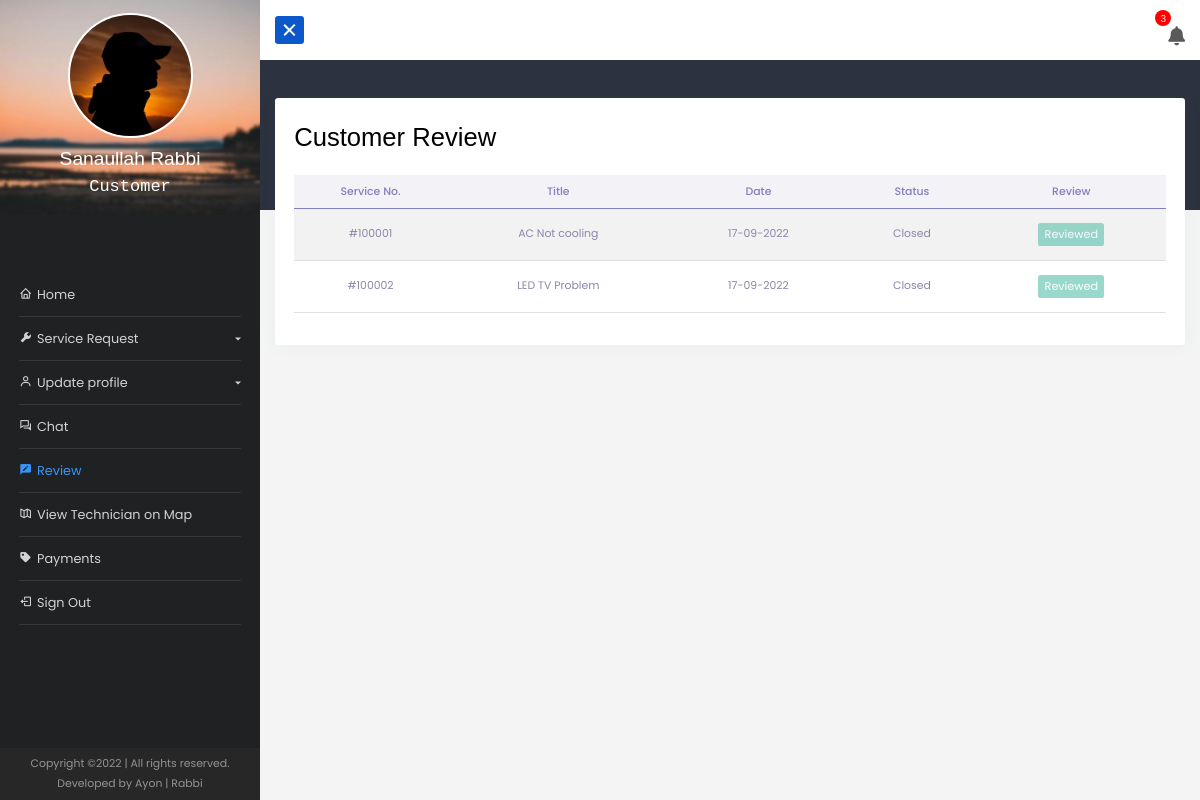
The app's page /dashboard/customer_review/ (signed in) with its own data.
### app_dashboard/models.py (models this page shows, shortened)
class UserRegistration(models.Model):
    registrationType = (
        ('','Please Select'),
        ('Residential', 'Residential'),
        ('Commercial', 'Commercial'),
        ('Other', 'Other')
    )
    roleType = (
        ('customer', 'customer'),
        ('admin', 'admin'),
        ('technician', 'technician'),
    )
    user = models.OneToOneField(User, on_delete =models.CASCADE, null=True)
    reg_no = models.BigIntegerField(null=True)
    name = models.CharField(max_length=122, null=True)
    email = models.EmailField(max_length=122, null=True , blank=True)
    phone = models.CharField(max_length=122, null=True)
    other_phone = models.CharField(max_length=122, null=True, blank=True)
    registration_type = models.CharField(max_length=122, choices = registrationType ,null=True, blank=True)
    role = models.CharField(max_length=122, choices = roleType ,null=True, default=roleType[0][0])
    business_name = models.CharField(max_length=122, null=True, blank=True)
    country = models.CharField(max_length=122, null=True, blank=True)
    division = models.CharField(max_length=122, null=True, blank=True)
    district = models.CharField(max_length=122, null=True, blank=True)
    upazila = models.CharField(max_length=122, null=True, blank=True)
    post_office_or_union = models.CharField(max_length=122, null=True, blank=True)
    house_info = models.CharField(max_length=122, null=True, blank=True)
    location = models.CharField(max_length=999, null=True, blank=True)
    nid = models.CharField(max_length=122, null=True, blank=True)
    picture = models.ImageField(upload_to= 'image', null=True, blank=True)
    active = models.BooleanField(default=False,null=True)
    tech_percentage = models.FloatField(default=0)
    date = models.DateField(auto_now_add=True)

class ServiceRequest(models.Model):
    priority_choice  = (
        ('High', 'High'),
        ('Medium', 'Medium'),
        ('Low', 'Low'),
    )
    STATUS_CHOICE = (
        ('New','New'),
        ('Waitting on Customer','Waitting on Customer'),
        ('In Progress','In Progress'),
        ('Fixed','Fixed'),
        ('Closed','Closed'),
        ('Cancelled','Cancelled'),
    )
    service_category = models.ForeignKey(ServiceCategory, on_delete=models.SET_NULL, null=True)
    customer = models.ForeignKey(User, on_delete=models.CASCADE, null=True)
    technician = models.ForeignKey(UserRegistration, on_delete=models.SET_NULL, null=True,related_name='technician')
    servicereq_no = models.CharField(max_length=122, null=True)
    title = models.CharField(max_length=250, null=True)
    details = models.TextField(null=True)
    files = models.FileField(upload_to= 'service_file', null=True, blank=True)
    priority = models.CharField(max_length=122, choices=priority_choice, null=True)
    created_at = models.DateField(auto_now_add=True)
    status =  models.CharField(max_length=122, choices=STATUS_CHOICE, null=True,blank=True,default='new')
    assigned = models.BooleanField(default=False)
    def __str__(self):
        return f'{self.title}'

### app_dashboard/decorators.py (the view)
    def wrap(request, *args, **kwargs):
        if request.user.is_superuser and (not hasattr(request.user, 'userregistration')):
            return redirect('/admin/')
        else:
            return function(request, *args, **kwargs)

### app_dashboard/custom_context_processor.py (called while the page is built)
def invoiceform(request):
    form = InvoiceForm()
    context = {
        'invoiceform':form,
    }
    return context

def get_mdod(request):
    month_fday,month_lday = get_months()
    monthlyDue=0
    totalDue=0
    invoiceListforMonth = Invoice.objects.filter(created_at__range=[month_fday,month_lday])
    for i in invoiceListforMonth:
        if i.status == 'Unpaid':
            monthlyDue += float(i.getTotalCharge())
    invoiceList = Invoice.objects.filter()
    for i in invoiceList:
        if i.status == 'Unpaid':
            totalDue += float(i.getTotalCharge())
    context={
        'overAllDue': totalDue,
        'monthlyDue': monthlyDue
    }
    return context

### app_dashboard/templatetags/customtags.py (called while the page is built)
@register.filter
def reviewCheck(id):
    review = Review.objects.filter(service_id = id)
    if review:
        return True
    else:
        return False

### app_dashboard/utils.py (called while the page is built)
def get_months():
    date_today = datetime.today()
    month_fday = date_today.replace(day=1, hour=0, minute=0, second=0, microsecond=0)
    next_month = date_today.replace(day=28) + timedelta(days=4)
    month_lday = next_month - timedelta(days = next_month.day)
    return month_fday,month_lday

### app_dashboard/views.py (called while the page is built, shortened)
@user_is_admin
def customer_review_view(request):
    service_closed_list = ServiceRequest.objects.filter(customer = request.user).filter(status = 'Closed')
    print(service_closed_list)
    form  = ReviewForm(request.POST)
    context ={
        'form': form,
        'service_closed_list': service_closed_list
        }
    return render(request, 'app_dashboard/customer/review.html', context)

### templates/app_dashboard/customer/review.html (shortened to what this page needs)
{% extends 'app_dashboard/base.html' %}
{% load static %}
{% load customtags %}
{% block content %}
<div class="w-100 container-fluid mt-5">
    <div class="card p-4 table-responsive">
        <h2>Customer Review</h2>
        <table class="table table-striped mt-3 text-center">
            <thead>
                <tr>
                    <th scope="col">Service No.</th>
                    <th scope="col">Title</th>
                    <th scope="col">Date</th>
                    <th scope="col">Status</th>
                    <th scope="col">Review</th>
                </tr>
            </thead>
            <tbody>
                {% for list in service_closed_list %}
                <tr data-service-id="{{list.id}}">
                    <td>{{ list.servicereq_no }}</td>
                    <td>{{ list.title }}</td>
                    <td>{{ list.created_at|date:"d-m-Y" }}</td>
                    <td>{{ list.status }}</td>
                    <td>{% if list.id|reviewCheck %}<button type="button" class="btn btn-success btn-sm review"
                            disabled="disabled">Reviewed</button>{% else %}<button type="button"
                            class="btn btn-primary btn-sm review">Review</button>{% endif %}</td>
                </tr>
                {% endfor %}
            </tbody>
        </table>
    </div>
</div>
{% endblock content %}

### templates/app_dashboard/base.html (shortened to what this page needs)
{% load static %}
<!doctype html>
<html lang="en">
<head>
    <link href="https://cdn.jsdelivr.net/npm/bootstrap@5.0.2/dist/css/bootstrap.min.css" rel="stylesheet"
>
    <link rel="stylesheet" href="https://cdnjs.cloudflare.com/ajax/libs/font-awesome/5.15.3/css/all.min.css" />
    <link href="{% static 'vendor/mdi-font/css/material-design-iconic-font.min.css' %}" rel="stylesheet" media="all">
    <link href='https://unpkg.com/boxicons@2.0.7/css/boxicons.min.css' rel='stylesheet'>
    <link href="{% static 'vendor/select2/select2.min.css' %}" rel="stylesheet" media="all">
    <link href="{% static 'vendor/datepicker/daterangepicker.css' %}" rel="stylesheet" media="all">
    <link rel="stylesheet" href="https://cdn.datatables.net/1.10.25/css/dataTables.bootstrap5.min.css">
    <link rel="stylesheet" href="https://cdn.jsdelivr.net/npm/sweetalert2@11.4.4/dist/sweetalert2.min.css">
    <link href='https://api.mapbox.com/mapbox-gl-js/v1.11.0/mapbox-gl.css' rel='stylesheet' />
    <link rel='stylesheet'
        href='https://api.mapbox.com/mapbox-gl-js/plugins/mapbox-gl-geocoder/v4.7.0/mapbox-gl-geocoder.css'
        type='text/css' />
    <link href="//cdn.jsdelivr.net/npm/featherlight@1.7.14/release/featherlight.min.css" type="text/css"
        rel="stylesheet" />
    <link rel="stylesheet" href="{% static 'app_dashboard/css/style.css' %}">
    <link rel="stylesheet" href="{% static 'app_dashboard/css/chat.css' %}">
    <link rel="stylesheet" href="{% static 'app_dashboard/css/buttons.css' %}">
</head>
<body>
    {% with request.user.userregistration.role as userRole %}
    <div class="wrapper d-flex align-items-stretch">
        <nav id="sidebar">
            <div class="w-100">
                <a href="#" class="img logo mb-5"><img
                        src="{% if request.user.userregistration.picture %}{{ request.user.userregistration.picture.url }}{% else %}{% static 'images/bg-img-2.jpg' %}{% endif %}"
                        alt="">
                    <h4>{{request.user.userregistration.name|title}}</h4>
                    <span class="mb-3">{{userRole|title}}</span>
                </a>
                <ul class="list-unstyled components mb-5 p-4">
                    {% url 'dashboard' as dashboardV %}
                    <li class="{% if request.path == dashboardV %}active{% endif %}">
                        <a href="{% url 'dashboard' %}"><i class='bx bx-home'></i>Home</a>
                    </li>
                    {% if userRole == 'customer' %}
                    <li>
                        {% url 'create_service' as create_service_requestV %}
                        {% url 'service_request_list' as service_request_listV %}
                        <a href="#serviceReqSubmenu" data-bs-toggle="collapse" aria-expanded="false"
                            class="dropdown-toggle"><i class='bx bxs-wrench'></i>Service Request</a>
                    </li>
                    {% endif %}
                    <li>
                        {% url 'updateProfile' pk=request.user.userregistration.id as updateProfileV %}
                        {% url 'changePassword' as changePasswordV %}
                        <a href="#updateSubmenu" data-bs-toggle="collapse" aria-expanded="false"
                            class="dropdown-toggle"><i class='bx bx-user'></i>Update profile</a>
                    </li>
                    {% url 'chat' as chatV %}
                    <li class="{% if request.path == chatV %}active{% endif %}">
                        <a href="{% url 'chat' %}"><i class='bx bx-conversation'></i>Chat</a>
                    </li>
                    {% if userRole == 'customer' %}
                    {% url 'customer_review' as customer_reviewV %}
                    <li class="{% if request.path == customer_reviewV %}active{% endif %}">
                        <a href="{{customer_reviewV}}"><i class='bx bxs-comment-edit'></i>Review</a>
                    </li>
                    {% url 'techmap' as techmapV %}
                    <li class="{% if request.path == techmapV %}active{% endif %}">
                        <a href="{{techmapV}}"><i class='bx bx-map-alt'></i></i>View Technician on Map</a>
                    </li>
                    {% endif %}
                    {% if userRole == 'customer' %}
                    {% url 'customerPayments' as customerPaymentsV %}
                    <li class="{% if request.path == customerPaymentsV %}active{% endif %}">
                        <a href="{{customerPaymentsV}}"><i class='bx bxs-purchase-tag'></i></i>Payments</a>
                    </li>
                    {% endif %}
                    <li>
                        <a id="logout" style="cursor: pointer;"><i class='bx bx-log-out'></i>Sign Out</a>
                    </li>
                </ul>
            </div>
            <div class="footer px-3 py-2">
                <p>
                    Copyright &copy; | All rights
                    reserved. <br> Developed by Ayon | Rabbi
                </p>
            </div>
        </nav>
        <div id="content" class="">
            <div class="main-content-navbar">
                <nav class="navbar navbar-expand-lg navbar-light bg-light">
                    <button type="button" id="sidebarCollapse" class="btn btn-primary active">
                        <div class="hamtime">
                            <div class="bar"></div>
                        </div>
                    </button>
                    <div class="icon" id="bell"><span id="nCount">12</span> <i class="fas fa-bell"></i>
                    </div>
                </nav>
            </div>
            <div class="main-content-body pb-5">
                {% block content %}
                {% endblock content %}
            </div>
        </div>
    </div>
    {% endwith%}
</body>
</html>

### static/app_dashboard/css/chat.css (style rules this page uses)
a, a:hover, a:active, a:focus { text-decoration: none; outline: 0; }

### static/app_dashboard/css/buttons.css (style rules this page uses)
.btn { border: none; }
.btn-primary { background-color: #3f6ad8; }
.btn-success { background-color: #64c5b1 !important; color: #fff; }

### records on screen
UserRegistration: role "Customer"
ServiceRequest: servicereq_no "#100001", title "AC Not cooling", created_at "17-09-2022", status "Closed", shows "Reviewed"
ServiceRequest: servicereq_no "#100002", title "LED TV Problem", created_at "17-09-2022", status "Closed", shows "Reviewed"

### other values on screen
{{ request.user.userregistration.name|title }} "Sanaullah Rabbi"
